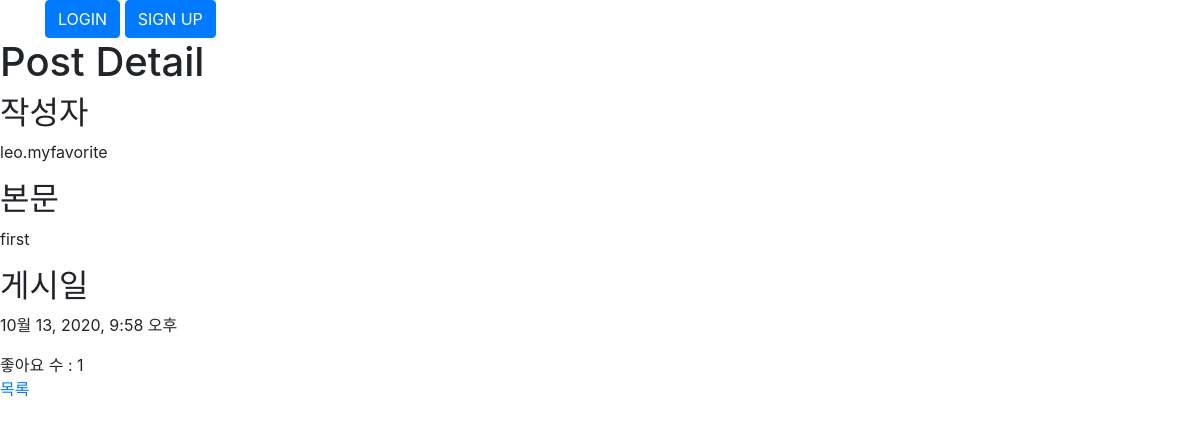
The app's page /posts/1/ with its own data.
### posts/models.py (models this page shows, shortened)
class Post(models.Model) :
    user = models.ForeignKey(User, on_delete=models.CASCADE, null=False)
    body = models.TextField() # 긴 글자
    image = models.ImageField(upload_to='posts', null=True)
    created_at = models.DateTimeField()
    liked_users = models.ManyToManyField(User, related_name='liked_posts')

### posts/views.py (the view)
# urls.py: path('<int:post_id>/', views.detail, name = 'detail'), # <type:변수명>/
def detail(request, post_id) : # request 다음에 변수명을 적어주어야 한다.
    post = Post.objects.get(id=post_id)
    context = { 'post' : post }
    return render(request, 'posts/detail.html', context)

### posts/templates/posts/detail.html (shortened to what this page needs)
{% extends 'base.html' %}
{% load static %}
{% block style %}
<!DOCTYPE html>
<html lang="ko">
<head>
</head>
{% endblock %}
{% block content %}
<body>
    <h1> Post Detail </h1>
    {% if post %}
        <h2> 작성자 </h2>
        <p> {{ post.user.get_username}} </p>
        <h2> 본문 </h2>
        <p> {{ post.body}} </p>
        <h2> 게시일 </h2>
        <p> {{ post.created_at}} </p>
    {% else %}
        <p> No Post </p>
    {% endif %}
    <div>
        좋아요 수 : {{post.liked_users.count}}
    </div>
    <a href="{% url 'posts:index' %}"> 목록 </a>
</body>
</html>
{% endblock %}

### static/style.css (style rules this page uses)
* { margin: 0px; padding: 0px; box-sizing: border-box; }

### records on screen
Post: user.get_username "leo.myfavorite", body "first", created_at "10월 13, 2020, 9:58 오후", liked_users.count "1"
